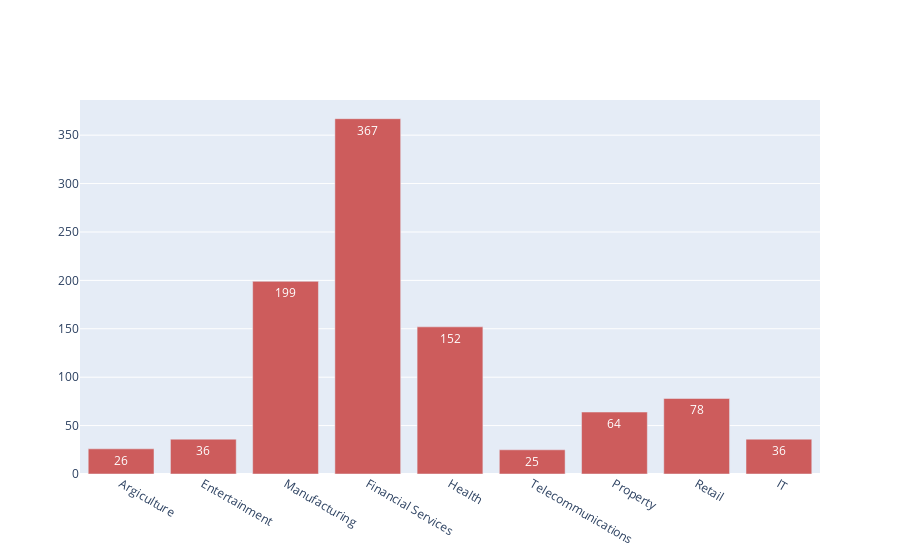

Notebook source saved alongside this figure:
### Markdown cell above
<h1> Job industry investigation

### Code cell
import plotly.graph_objects as go


# Use textposition='auto' for direct text
fig = go.Figure(data=[go.Bar(
            x=Cat_index, y=Cat_count,
            text=Cat_count,
            textposition='auto',
            marker_color='indianred'
        )])

fig.show()

### Figure 1 — Plotly figure (JSON) as saved in the notebook; plotly's stock layout.template omitted (floating-point values rounded to 4 significant figures)
{"data": [{"marker": {"color": "indianred"}, "text": [26.0, 36.0, 199.0, 367.0, 152.0, 25.0, 64.0, 78.0, 36.0], "textposition": "auto", "type": "bar", "x": ["Argiculture", "Entertainment", "Manufacturing", "Financial Services", "Health", "Telecommunications", "Property", "Retail", "IT"], "y": [26, 36, 199, 367, 152, 25, 64, 78, 36]}], "layout": {}}
